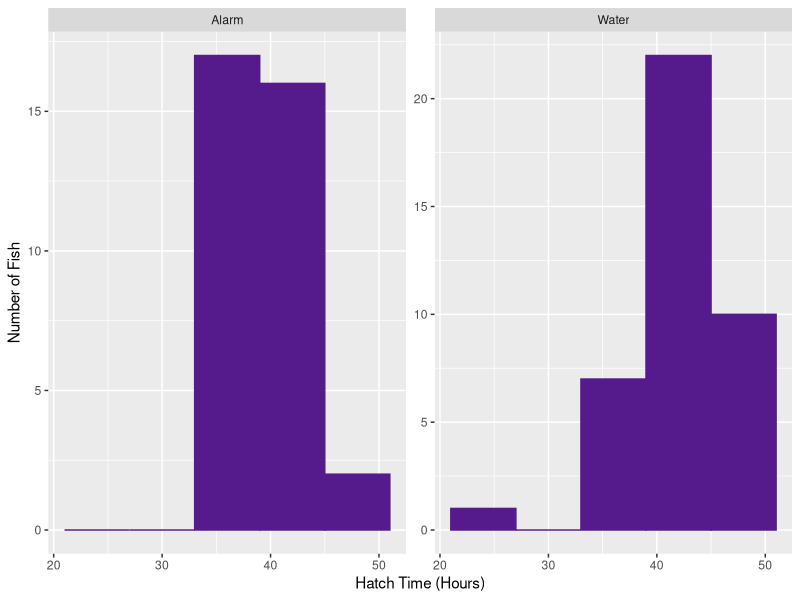
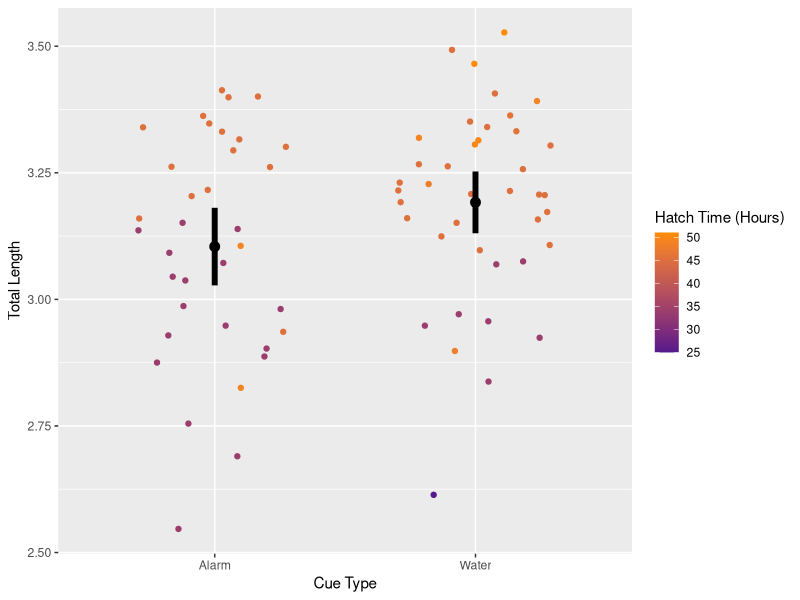
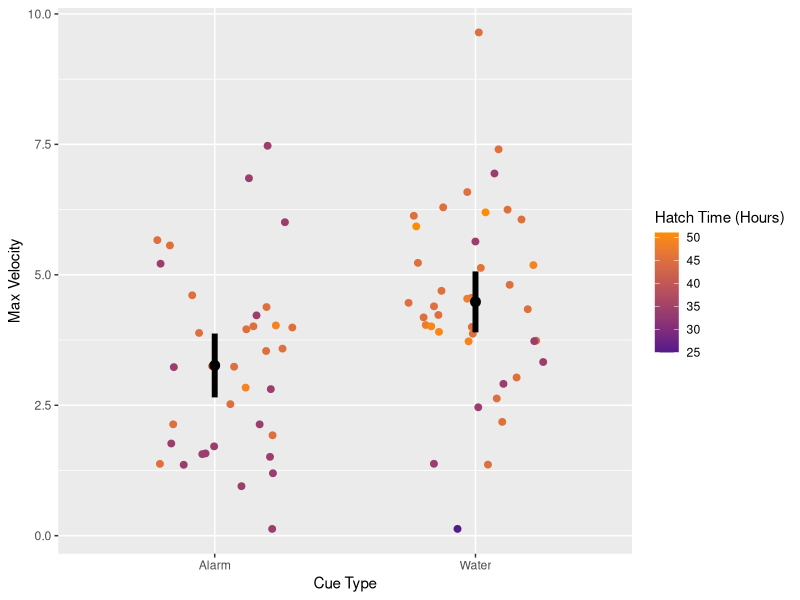

Generate these figures, in order, with R:
## ---- chunk 1
knitr::opts_chunk$set(
  echo = FALSE,
  message = FALSE,
  warning = FALSE
 )

library(tidyverse)
library(ggplot2)
library(readxl)
## ---- chunk 2
my_data <- read_excel("ZebrafishQuantData_test.xlsx")
## ---- chunk 3
zf_data<-rename(my_data, total_length = TL, 
                yolk_height = YolkHt, tail_length = "Lttailfromtipmsc(mm)", 
                body_cavity_lenth = BodyCavLen, trunk_total = TrunkTotal, 
                head_depth = HeadDpth, caudal_fin_height = CaudHt, 
                trunk_and_fin = "Trunk+Fin", dorsal_fin_height = DorsalFin, 
                dorsal_fin_length = DorsalFinLen, anal_fin_length = AnalFinLen, eye_height = EyeHt, 
                eye_length = EyeLen, hatch_time_hours = "hatchtime(hours)", average_velocity = VelAvg, 
                max_velocity = VelMax, cue_type = W1A2)
length(zf_data$max_velocity)
zf_group<-group_by(zf_data, cue_type)
## ---- chunk 4
alpha = 0.05
degrees.freedom = length(zf_data) - 1
t.score = qt(p=alpha/2, df=degrees.freedom,lower.tail=F)
print(t.score)
## ---- chunk 5
alarm_hatch <- c(rnorm(75, mean = 39.88571429, sd = 43.525))
water_hatch <- c(rnorm(75, mean = 5.875029054, sd = 5.84846024))

t.test(alarm_hatch, water_hatch, paired = TRUE)
## ---- chunk 6
alarm_tl <- c(rnorm(75, mean = 3.10E+00, sd = 0.21999453))
water_tl <- c(rnorm(75, mean = 3.191625, sd = 0.187474947))

t.test(alarm_tl, water_tl, paired = TRUE)
## ---- chunk 7
alarm_tl <- c(rnorm(75, mean = 3.10E+00, sd = 0.21999453))
water_tl <- c(rnorm(75, mean = 3.191625, sd = 0.187474947))

t.test(alarm_tl, water_tl, paired = TRUE)
## ---- chunk 8
ggplot(data = zf_data) +
  geom_histogram(mapping = aes(x = hatch_time_hours), binwidth = 6,
                 color = "purple4", fill = "purple4") +
  facet_wrap(~ cue_type, scales = "free_y") +
  theme_gray() +
  labs(
    x = "Hatch Time (Hours)",
    y = "Number of Fish",
  )
## ---- chunk 9
zf_summary_tl <-
  summarize(
    zf_group, 
    mean_length = mean(total_length),
    sem_length = sd(total_length) / sqrt(n()),
    ci_upper_limit = mean_length + t.score * sem_length,
    ci_lower_limit = mean_length - t.score * sem_length)

ggplot(data = zf_data) +
  geom_jitter(mapping = aes(x = cue_type, y = total_length, color = hatch_time_hours), width = 0.3) +
  geom_point(
    data = zf_summary_tl, 
    mapping = aes(x = cue_type, y = mean_length, ymax = ci_upper_limit, 
                  ymin = ci_lower_limit),
    color = "black", size = 3 ) + scale_color_gradient(low = "purple4", high = "darkorange")+
  geom_linerange(
    data = zf_summary_tl, 
    mapping = aes(x = cue_type, y = mean_length, ymax = ci_upper_limit, 
                  ymin = ci_lower_limit),
    color = "black", size = 2) +
  labs(
    x = "Cue Type",
    y = "Total Length",
    color = "Hatch Time (Hours)"
  ) +
  theme_gray()
## ---- chunk 10
zf_summary_vmax <-
  summarize(
    zf_group, 
    mean_vmax = mean(max_velocity),
    sem_vmax = sd(max_velocity) / sqrt(n()),
    ci_upper_limit = mean_vmax + t.score * sem_vmax,
    ci_lower_limit = mean_vmax - t.score * sem_vmax)

ggplot(data = zf_data) +
  geom_jitter(mapping = aes(x = cue_type, y = max_velocity, color = hatch_time_hours),
              width = 0.3, size=2)+
  geom_point(
    data = zf_summary_vmax, 
    mapping = aes(x = cue_type, y = mean_vmax, ymax = ci_upper_limit, 
                  ymin = ci_lower_limit),
    color = "black", size = 3)+scale_color_gradient(low = "purple4", high = "darkorange")+
  geom_linerange(
    data = zf_summary_vmax, 
    mapping = aes(x = cue_type, y = mean_vmax, ymax = ci_upper_limit, 
                  ymin = ci_lower_limit),
    color = "black", size=2) +
  labs(
    x = "Cue Type",
    y = "Max Velocity",
    color = "Hatch Time (Hours)"
  ) +
  theme_gray()
